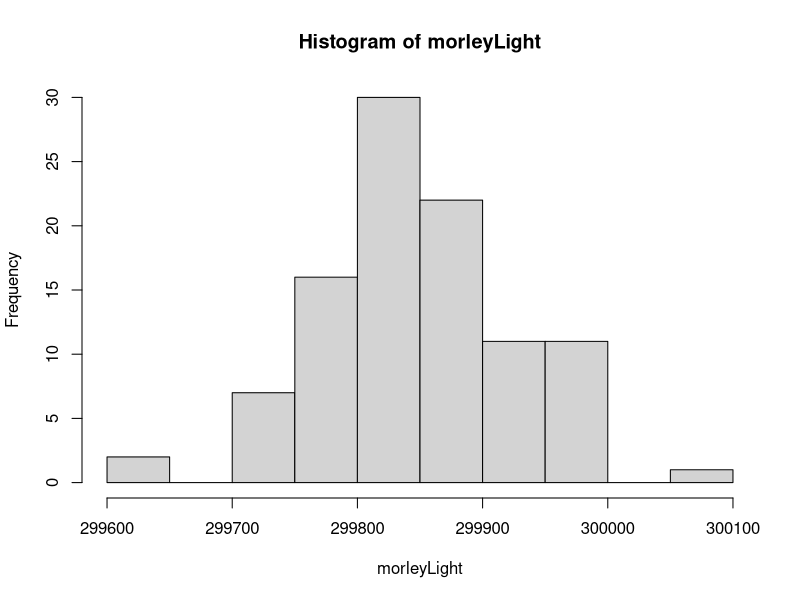

Write R code to recreate this figure.
##################################################################
#
# 02_Univariate deskriptive Statistik 1
# Kapitel 6.1 - 6.2
#
# Albert-Ludwigs-Universität Freiburg
# Institut für Erziehungswissenschaft
# SS 2014
# Studienfach: Bildungswissenschaft und Bildungsmanagement (B.A.)
# Seminar: Statistik I
# 14.04.2014
#
###################################################################

# Lade Bibliotheken
library(psych)

# ************************* 6.1 Statistiken für die zentrale Tendenz ********************

# Das arithmetische Mittel | Mean
tempCelsius <- c(20, 21, 25) # Temperatur an drei Tagen
mean(tempCelsius) # Mittelwert der Temperaturen

# Positive affine Transformation bei der Mittelwertbildung
tempFahrenheit <- c(68, 69.9, 77)
mean(tempFahrenheit) # Mittelwert berechnen
celToFahr <- 32 + (9/5 * mean(tempCelsius)) # Konvertiere Celsius zu Fahrenheit
celToFahr

# Berechnung des Gruppenmittelwertes und des Gesamtmittelwertes
iqGruppe1 <- c(100, 110, 120)
iqGruppe2 <- c(110, 130)

iqGruppe <- (mean(iqGruppe1) + mean(iqGruppe2)) / 2 # Gruppenmittelwert
iqGruppe

iqGesamt <- (3*mean(iqGruppe1) + 2*mean(iqGruppe2)) / (length(iqGruppe1) + length(iqGruppe2)) # Gesamtmittelwert
iqGesamt

iqGruppe == iqGesamt # Ist der Gruppenmittelwert gleich dem Gesamtmittelwert?


# Der Median
blutdruckEven <- c(70, 87, 92) # Gerade Anzahl der Items
median(blutdruckEven)

blutdruckOdd <- c(70, 71, 87, 92)
median(blutdruckOdd)

iq <- c(85, 87, 88, 96, 96, 97, 101, 103, 124, 127)
median(iq)
mean(iq)

iqMitAusreiser <- c(85, 87, 88, 96, 96, 97, 101, 103, 124, 145)
median(iqMitAusreiser)
mean(iqMitAusreiser)

# Der Mode
names(sort(-table(iq)))[1] # Find Mode in iq-data
which.max(table(iq)) # Find Mode in iq-data

# ************************* 6.1 Quantile ********************

x <- c(4, 5, 6, 7, 7, 7, 8, 8, 9, 10) # Beliebiger Vector
quantile(x, c(.25, .50)) # 25. und 50. (Median) Quantil anzeigen

morleyLight <- morley$Speed + 299000 # Edward Morley wollte 1887 die Geschwindigkeit des Lichts bestimmen | km/sec - 299.000
speedOfLight <- 299792.458 # Lichtgeschwindigkeit

mean(morleyLight) - speedOfLight # Morley schätzte die Lichtgeschwindigkeit um 59.942 km/sec falsch ein

hist(morleyLight) # Histogram der Lichtgeschwindigkeitsbessungen nach Morley (1879)
quantile(morleyLight, c(.25, .50, .75)) - speedOfLight 


